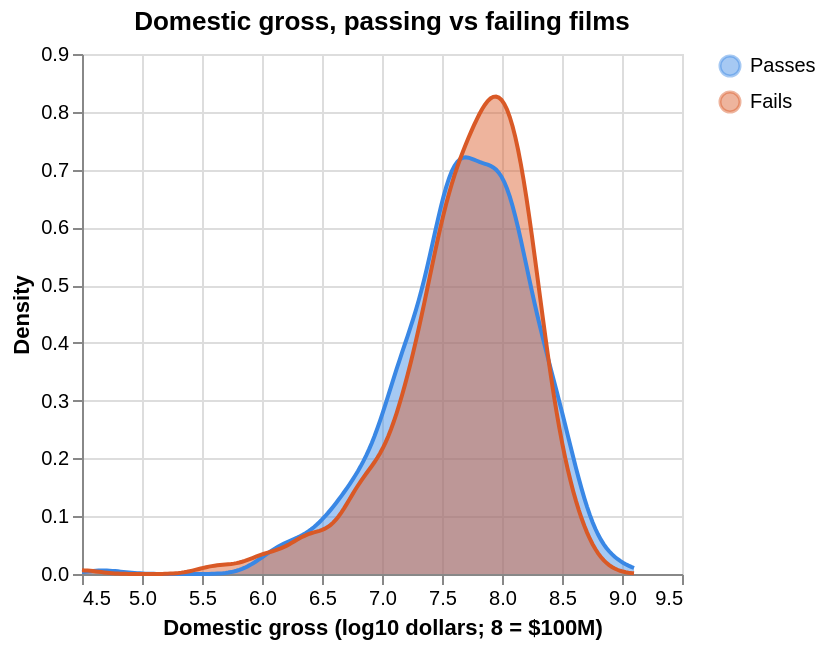

The cell this chart's notebook holds for it:
### Code cell
#| hide
#| caption: The two distributions sit almost exactly on top of each other.
alt.Chart(df[["log_dom", "result"]]).transform_density(
    "log_dom", groupby=["result"], as_=["log_dom", "density"], extent=[4.5, 9.1],
).mark_area(opacity=0.45, line={"strokeWidth": 2}).encode(
    x=alt.X("log_dom:Q", title="Domestic gross (log10 dollars; 8 = $100M)"),
    y=alt.Y("density:Q", title="Density", stack=None),
    color=alt.Color("result:N", scale=PASS_FAIL, title=None),
    tooltip=[alt.Tooltip("result:N", title="Bechdel"),
             alt.Tooltip("log_dom:Q", title="log10 gross", format=".2f"),
             alt.Tooltip("density:Q", format=".3f")],
).properties(title="Domestic gross, passing vs failing films", height=260)

### Figure 1 — Vega-Lite specification as saved in the notebook (floating-point values rounded to 4 significant figures; data arrays with more than 128 entries replaced by an {"elided": "..."} marker saying what was removed)
{"config": {"view": {"continuousWidth": 300, "continuousHeight": 300}}, "data": {"name": "data-ffa6e79992aed5138b0995dee7cee5f8"}, "mark": {"type": "area", "line": {"strokeWidth": 2}, "opacity": 0.45}, "encoding": {"color": {"field": "result", "scale": {"domain": ["Passes", "Fails"], "range": ["#3987e5", "#d95926"]}, "title": null, "type": "nominal"}, "tooltip": [{"field": "result", "title": "Bechdel", "type": "nominal"}, {"field": "log_dom", "format": ".2f", "title": "log10 gross", "type": "quantitative"}, {"field": "density", "format": ".3f", "type": "quantitative"}], "x": {"field": "log_dom", "title": "Domestic gross (log10 dollars; 8 = $100M)", "type": "quantitative"}, "y": {"field": "density", "stack": null, "title": "Density", "type": "quantitative"}}, "height": 260, "title": "Domestic gross, passing vs failing films", "transform": [{"density": "log_dom", "extent": [4.5, 9.1], "groupby": ["result"], "as": ["log_dom", "density"]}], "$schema": "https://vega.github.io/schema/vega-lite/v6.4.1.json", "datasets": {"data-ffa6e79992aed5138b0995dee7cee5f8": {"elided": "798 records"}}}
